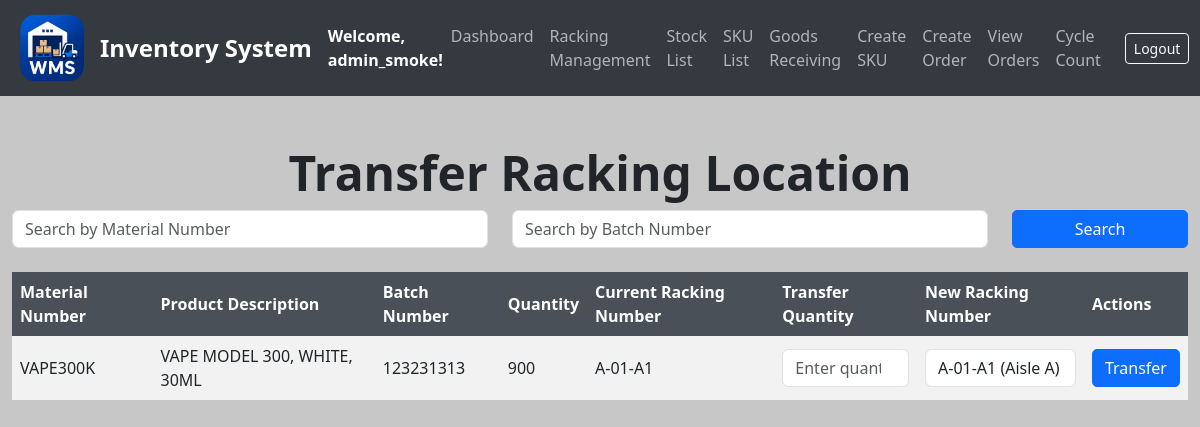
Screenshot of /transfer-stock (signed in) with the database file from the repository.
### models.py (models this page shows, shortened)
class User(UserMixin, db.Model):
    __tablename__ = 'users'
    id = db.Column(db.Integer, primary_key=True)
    username = db.Column(db.String(80), unique=True, nullable=False)
    email = db.Column(db.String(120), unique=True, nullable=False)
    password = db.Column(db.String(200), nullable=False)
    date_created = db.Column(db.DateTime, default=get_local_time)
    last_login = db.Column(db.DateTime, nullable=True)
    is_active = db.Column(db.Boolean, default=True)
    is_approved = db.Column(db.Boolean, default=False)
    is_admin = db.Column(db.Boolean, default=False)
    plan = db.Column(db.String(20), default='basic')
    can_create_racking = db.Column(db.Boolean, default=False)
    can_create_stock = db.Column(db.Boolean, default=False)
    can_create_order = db.Column(db.Boolean, default=False)
    can_transfer_stock = db.Column(db.Boolean, default=False)
    can_transfer_batch = db.Column(db.Boolean, default=False)
    can_mass_transfer = db.Column(db.Boolean, default=False)
    can_bulk_transfer = db.Column(db.Boolean, default=False)
    can_add_sku = db.Column(db.Boolean, default=False)
    can_view_orders = db.Column(db.Boolean, default=False)  # ← new
    can_cycle_count = db.Column(db.Boolean, default=False)  # ← new

class Stock(db.Model):
    __tablename__ = 'stock'
    id = db.Column(db.Integer, primary_key=True)
    sku_id = db.Column(db.Integer, db.ForeignKey('sku_list.id'), nullable=False)  # Foreign key reference to SKU
    sku = db.relationship('SKU', backref='stocks', lazy=True)  # Add relationship to SKU
    quantity = db.Column(db.Integer, default=0, nullable=False)
    batch_number = db.Column(db.String(100), nullable=True)
    shipment_number = db.Column(db.String(100), nullable=True)
    racking_number = db.Column(db.String(100), nullable=True)
    remarks = db.Column(db.String(255), nullable=True)
    timestamp = db.Column(db.DateTime, default=get_local_time)  # New timestamp column

class SKU(db.Model):
    __tablename__ = 'sku_list'
    id = db.Column(db.Integer, primary_key=True)
    material_number = db.Column(db.String(50), unique=True, nullable=False)
    product_description = db.Column(db.String(200), nullable=False)
    pack_size_id = db.Column(db.Integer, db.ForeignKey('pack_sizes.id'), nullable=False)
    weight = db.Column(db.Float, nullable=False)
    pack_size = db.relationship('PackSize', backref='skus', lazy=True)  # Establish relationship

### app.py (the view, shortened to what this page needs)
@app.route('/transfer-stock', methods=['GET'])
@login_required
@permission_required('can_transfer_stock')
def show_transfer_stock():
    material_number_search = request.args.get('material_number', '').strip()
    batch_number_search = request.args.get('batch_number', '').strip()
    page = request.args.get('page', 1, type=int)
    per_page = 100  # CHANGED: Was 10, now 100 (shows more items)
    query = Stock.query.join(SKU)
    if material_number_search:
        query = query.filter(SKU.material_number.ilike(f"%{material_number_search}%"))
    if batch_number_search:
        query = query.filter(Stock.batch_number.ilike(f"%{batch_number_search}%"))
    query = query.filter(Stock.quantity > 0)
    stocks_paginated = query.paginate(page=page, per_page=per_page, error_out=False)
    racking_numbers = Racking.query.all()
    return render_template('transfer_stock.html', stocks=stocks_paginated.items, racking_numbers=racking_numbers)

### app.py (called while the page is built)
def permission_required(permission):
    def decorator(f):
        @wraps(f)
        def decorated_function(*args, **kwargs):
            if not current_user.is_authenticated:
                return redirect(url_for('login'))
            if current_user.is_admin:
                return f(*args, **kwargs)
            if not getattr(current_user, permission, False):
                flash('You do not have permission to access this feature.', 'danger')
                return redirect(url_for('dashboard'))
            return f(*args, **kwargs)
        return decorated_function
    return decorator

@login_manager.user_loader
def load_user(user_id):
    return db.session.get(User, int(user_id))

### templates/transfer_stock.html (shortened to what this page needs)
{% extends "base.html" %}
{% block content %}
<div class="container mt-5">
    <h1 class="text-center">Transfer Racking Location</h1>
<form method="GET" action="/transfer-stock" class="row mb-4">
    <div class="col-md-5">
        <input type="text" id="search_material_number" name="material_number" class="form-control" placeholder="Search by Material Number" value="{{ request.args.get('material_number', '') }}">
    </div>
    <div class="col-md-5">
        <input type="text" id="search_batch_number" name="batch_number" class="form-control" placeholder="Search by Batch Number" value="{{ request.args.get('batch_number', '') }}">
    </div>
    <div class="col-md-2">
        <button type="submit" id="search_btn" class="btn btn-primary w-100">Search</button>
    </div>
</form>
<div id="stock_table_container" class="table-responsive {% if not stocks %}d-none{% endif %}">
    <table id="stock_table" class="table table-borderless table-striped align-middle">
        <thead class="table-dark">
            <tr>
                <th>Material Number</th>
                <th>Product Description</th>
                <th>Batch Number</th>
                <th>Quantity</th>
                <th>Current Racking Number</th>
                <th>Transfer Quantity</th>
                <th>New Racking Number</th>
                <th>Actions</th>
            </tr>
        </thead>
        <tbody id="stock_body">
            {% for stock in stocks %}
            <tr>
                <td>{{ stock.sku.material_number }}</td>
                <td>{{ stock.sku.product_description }}</td>
                <td>{{ stock.batch_number }}</td>
                <td>{{ stock.quantity }}</td>
                <td>{{ stock.racking_number }}</td>
                <td>
                    <input type="number" class="form-control transfer-quantity" min="1" max="{{ stock.quantity }}" placeholder="Enter quantity" data-stock-id="{{ stock.id }}">
                </td>
                <td>
                    <select class="form-control new-racking" data-stock-id="{{ stock.id }}">
                        {% for racking in racking_numbers %}
                        <option value="{{ racking.racking_number }}">{{ racking.racking_number }} (Aisle {{ racking.aisle }})</option>
                        {% endfor %}
                    </select>
                </td>
                <td>
                    <button class="btn btn-primary transfer-btn" data-stock-id="{{ stock.id }}">Transfer</button>
                </td>
            </tr>
            {% else %}
            <tr>
                <td colspan="8" class="text-center">No stocks found. Try searching above.</td>
            </tr>
            {% endfor %}
        </tbody>
    </table>
</div>
</div>
</body>
</html>
{% endblock %}

### templates/base.html (shortened to what this page needs)
<!DOCTYPE html>
<html lang="en">
<head>
    <link href="https://cdn.jsdelivr.net/npm/bootstrap@5.3.0/dist/css/bootstrap.min.css" rel="stylesheet">
</head>
<body>
<nav class="navbar navbar-expand-lg navbar-dark">
    <div class="container-fluid">
        <img src="{{ url_for('static', filename='logo_.png') }}" alt="Logo" width="80" height="80" class="me-2">
        <a class="navbar-brand" href="/">Inventory System</a>
        <strong class="text-white">Welcome, {{ current_user.username }}!</strong>
        <div class="collapse navbar-collapse" id="navbarNav">
            <ul class="navbar-nav ms-auto">
                <li class="nav-item"><a class="nav-link" href="/dashboard">Dashboard</a></li>
                {% if current_user.is_admin or current_user.can_create_racking %}
                <li class="nav-item"><a class="nav-link" href="/create_racking">Racking Management</a></li>
                {% endif %}
                <li class="nav-item"><a class="nav-link" href="/stocks">Stock List</a></li>
                <li class="nav-item"><a class="nav-link" href="/sku-list">SKU List</a></li>
                {% if current_user.is_admin or current_user.can_create_stock %}
                <li class="nav-item"><a class="nav-link" href="/create-stock">Goods Receiving</a></li>
                {% endif %}
                {% if current_user.is_admin or current_user.can_add_sku %}
                <li class="nav-item"><a class="nav-link" href="/add-sku">Create SKU</a></li>
                {% endif %}
                {% if current_user.is_admin or current_user.can_create_order %}
                <li class="nav-item"><a class="nav-link" href="/create-order">Create Order</a></li>
                {% endif %}
                {% if current_user.is_admin or current_user.can_view_orders %}
                <li class="nav-item"><a class="nav-link" href="/orders">View Orders</a></li>
                {% endif %}
                {% if current_user.is_admin or current_user.can_cycle_count %}
                <li class="nav-item"><a class="nav-link" href="/cycle-count">Cycle Count</a></li>
                {% endif %}
            </ul>
            <form class="d-flex ms-3" action="{{ url_for('logout') }}" method="POST">
                <button class="btn btn-sm btn-outline-light" type="submit">Logout</button>
            </form>
        </div>
    </div>
</nav>
{% block content %}{% endblock %}
</body>
</html>

### rows the page displays
User: username "admin_smoke"
Stock: sku.material_number "VAPE300K", sku.product_description "VAPE MODEL 300, WHITE, 30ML", batch_number "123231313", quantity "900", racking_number "A-01-A1"

### other values shown
form field value "A-01-A1 (Aisle A)"
